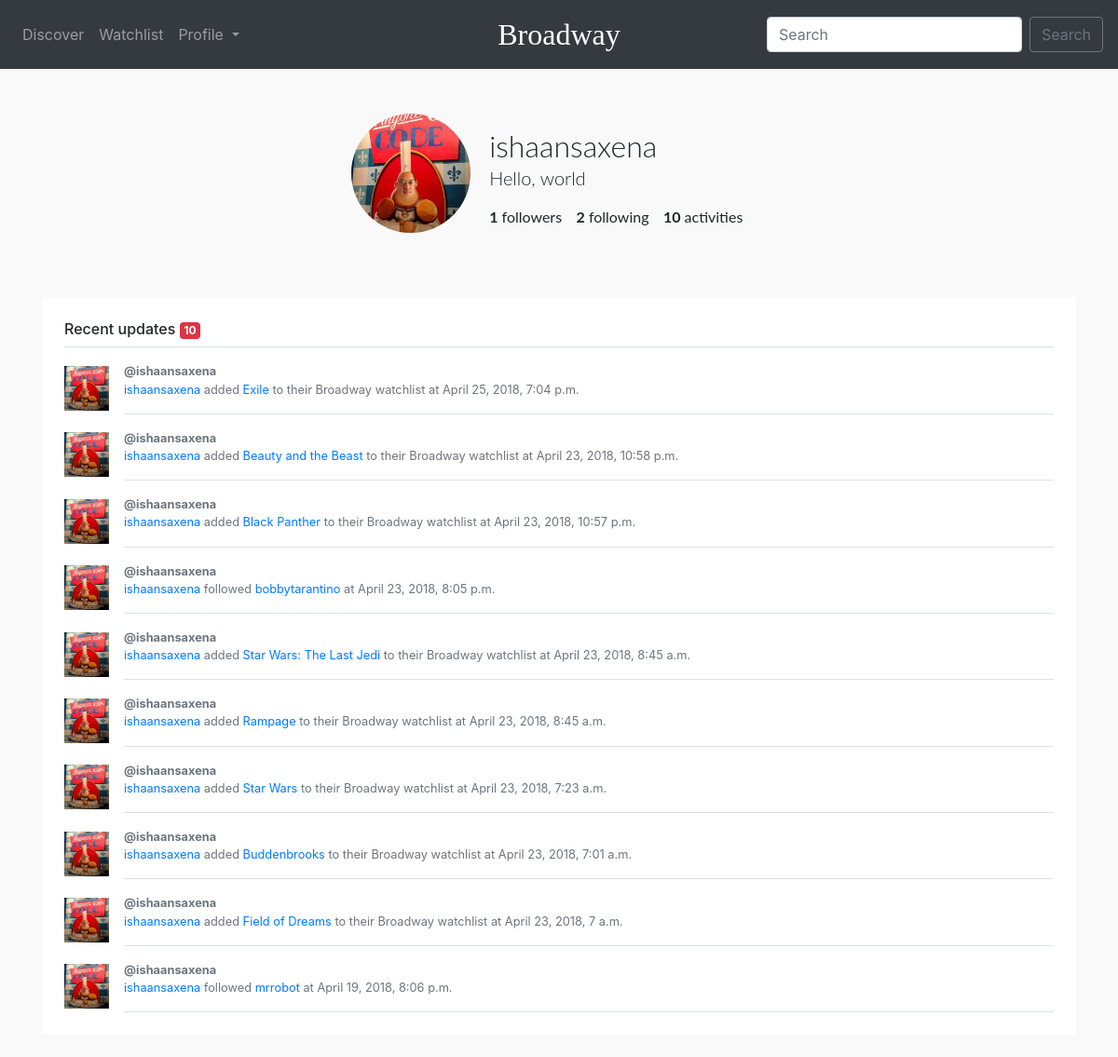
Page /u/ (signed in) on the earlier database version.
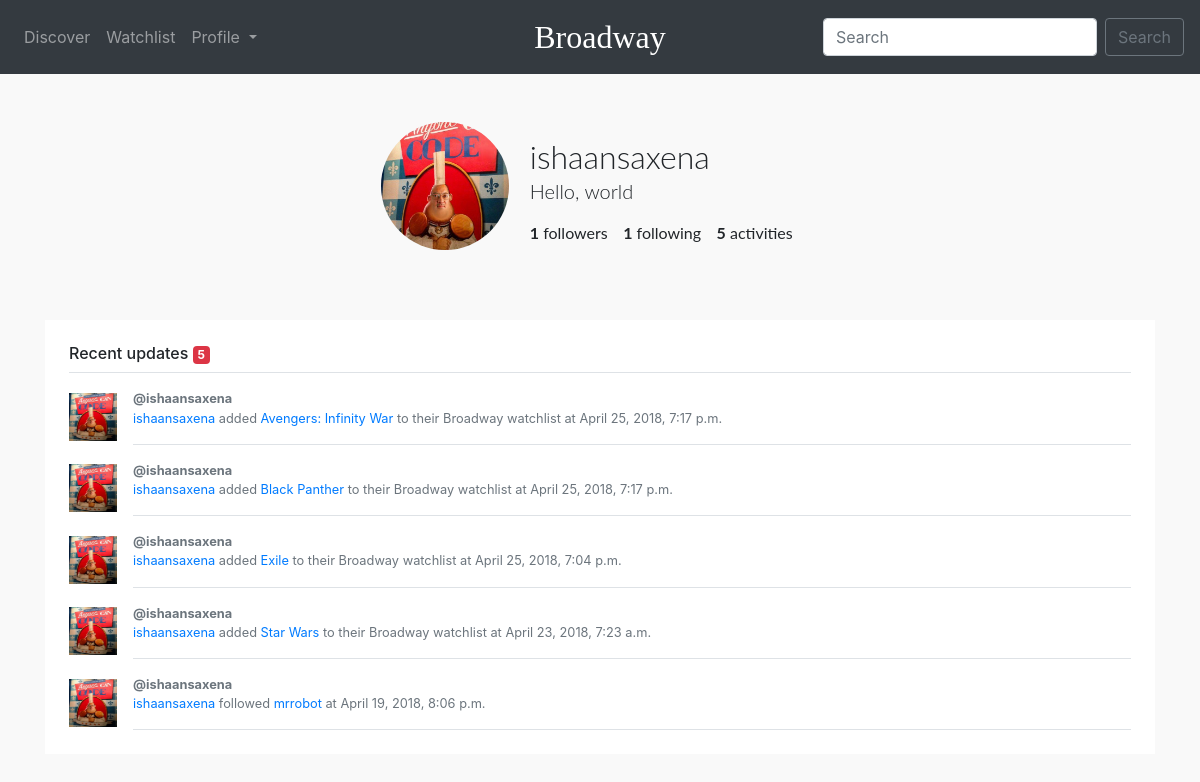
Same page on the later database version.
### user/models.py (models this page shows, shortened)
class Profile(models.Model):
    user = models.OneToOneField(User, on_delete=models.CASCADE)
    bio = models.TextField(max_length=512, blank=True)
    birth_date = models.DateField(null=True, blank=True)
    name = models.CharField(max_length=32, blank=True)
    profile_picture = models.ImageField(
        upload_to='static/assets/user_images/',
        default='static/assets/user_images/default.png',
        blank=True
    )
    created_at = models.DateTimeField(
        auto_now_add=True
    )
    followers = models.IntegerField(default=0)
    following = models.IntegerField(default=0)
    def __str__(self):
        return self.user.username

class Activity(models.Model):
    activity_type = models.CharField(max_length=50)
    main_user = models.ForeignKey(
        Profile,
        on_delete=models.CASCADE,
        related_name="main_user",
        null=True
    )
    movie = models.ForeignKey(
        main.models.Movie,
        on_delete=models.CASCADE,
        related_name="added",
        null=True,
        blank=True
    )
    activity_user = models.ForeignKey(
        Profile,
        on_delete=models.CASCADE,
        related_name="activity_user",
        null=True,
        blank=True
    )
    created_at = models.DateTimeField(
        auto_now_add=True
    )

### main/models.py (models this page shows, shortened)
class Movie(models.Model):
    movie_id = models.IntegerField(null=True)
    title = models.CharField(max_length=100, null=True)
    overview = models.TextField(null=True)
    release_date = models.DateField(null=True)
    poster = models.SlugField(
        blank=True
    )

### user/views.py (the view)
# urls.py: path('', views.profile, name='profile'),
@login_required
def profile(request):
    user_profile = Profile.objects.get(user=request.user)
    activities = Activity.objects.filter(main_user=user_profile).order_by('-created_at')
    context = {
        'profile': user_profile,
        'activities': activities,
    }
    return render(request, 'user/profile.html', context)

### templates/user/profile.html (shortened to what this page needs)
{% extends "base.html" %}
{% load static %}
{% block assets %}
<link rel="stylesheet" href="{% static 'css/profile.css' %}">
{% endblock %}
{% block content %}
    <div class="my-4 p-4 box-shadow profile-outer">
        <div class="profile profile-picture">
            <img src="/{{ profile.profile_picture }}">
        </div>
        <div class="profile profile-data">
            <h1 class="username">{{user.username}}</h1>
            <p class="data-outer">
                {{ profile.bio }}
            </p>
            <p class="data-outer">
                <span class="data"><span class="interactions">{{ profile.followers }}</span> followers</span>
                <span class="data"><span class="interactions">{{ profile.following }}</span> following</span>
                <span class="data"><span class="interactions">{{ activities.count }}</span> activities</span>
            </p>
        </div>
    </div>
    <div class="my-4 p-4 bg-white box-shadow">
        <h6 class="border-bottom border-gray pb-2 mb-0">
            Recent updates
            <span class="badge badge-danger">{{ activities|length }}</span>
        </h6>
        {% for activity in activities %}
            <div class="media text-muted pt-3">
                <img src="/{{ activity.main_user.profile_picture }}" alt="" class="mr-3 align-self-center profile-picture">
                <p class="media-body pb-3 mb-0 small lh-125 border-bottom border-gray">
                    <strong class="d-block text-gray-dark">@{{ activity.main_user }}</strong>
                    {% if activity.movie %}
                        <a href="/u/{{ activity.main_user }}">{{ activity.main_user }}</a>
                        {{ activity.activity_type }}
                        <a href="/m/{{ activity.movie.movie_id }}">{{ activity.movie.title }}</a>
                        to their Broadway watchlist at {{ activity.created_at }}
                    {% else %}
                        <a href="/u/{{ activity.main_user }}">{{ activity.main_user }}</a>
                        {{ activity.activity_type }}
                        <a href="/u/{{ activity.activity_user }}">{% if activity.activity_user.user == request.user %}you{% else %}{{ activity.activity_user }}{% endif %}</a>
                        at {{ activity.created_at }}
                    {% endif %}
                </p>
            </div>
        {% endfor %}
    </div>
{% endblock %}

### templates/base.html (shortened to what this page needs)
{% load static %}
<!DOCTYPE html>
<html lang="en">
    <head>
        <link rel="stylesheet" href="{% static 'css/bootstrap.css' %}">
        <link rel="stylesheet" href="{% static 'css/main.css' %}">
        <link rel="stylesheet" href="https://use.fontawesome.com/releases/v5.0.10/css/all.css">
        {% block assets %}
        {% endblock %}
    </head>
    <body class="{% if not user.is_authenticated %}text-center{% endif %}">
        {% if user.is_authenticated %}
            <nav class="navbar navbar-expand-md navbar-dark bg-dark sticky-top">
                <div class="navbar-collapse collapse w-100 order-1 order-md-0 dual-collapse2">
                    <ul class="navbar-nav">
                        <li class="nav-item ">
                            <a class="nav-link" href="{% url 'discover' %}">Discover</a>
                        </li>
                        <li class="nav-item">
                            <a class="nav-link" href="{% url 'watchlist' %}">Watchlist</a>
                        </li>
                        <li class="nav-item dropdown">
                            <a class="nav-link dropdown-toggle" href="#" id="profileDropdown" data-toggle="dropdown" aria-haspopup="true" aria-expanded="false">
                                Profile
                            </a>
                        </li>
                    </ul>
                </div>
                <div class="mx-auto order-0">
                    <a class="navbar-brand mx-auto" href="{% url 'index' %}">Broadway</a>
                </div>
                <div class="navbar-collapse collapse w-100 order-3 dual-collapse2">
                    <form class="form-inline my-2 my-lg-0">
                        <input class="form-control mr-sm-2 search-field" type="search" placeholder="Search" aria-label="Search">
                        <span class="btn btn-outline-secondary btn-search my-2 my-sm-0">Search</span>
                    </form>
                </div>
            </nav>
        {% endif %}
        <main class="container" role="main">
            {% block content %}
            {% endblock %}
        </main>
    </body>
</html>

### static/css/main.css (style rules this page uses)
html { -moz-osx-font-smoothing:grayscale;-webkit-font-smoothing:antialiased;text-rendering:optimizeLegibility;-webkit-font-feature-settings:"kern";-moz-font-feature-settings:"kern";font-feature-settings:"kern";-webkit-perspective:1000 }
body { background:#F9F9F9 }
.navbar-brand { font-family:"Playfair Display";font-weight:100;font-size:2rem }

### static/css/profile.css (style rules this page uses)
.profile-outer { text-align: center; vertical-align: middle; }
.profile { display: inline-table; vertical-align: top; height: auto; position: relative; }
.profile.profile-picture img { -o-object-fit: cover; object-fit: cover; height: 8rem; width: 8rem; display: block; position: relative; border-radius: 50%; }
.profile.profile-data { margin: 1rem; font-family: "Lato", sans-serif; text-align: left; }
.profile.profile-data .username { margin: 0; padding: 0; font-weight: 300; font-size: 2rem; }
.profile.profile-data .data-outer { margin: 0 0 10px 0; font-weight: 300; font-size: 1.25rem; }
.profile.profile-data .data { margin: 0 10px 0 0; font-weight: 400; font-size: 1rem; }
.profile.profile-data .data .interactions { font-weight: bolder; }
.profile-picture { width: 3rem; height: 3rem; }

Differences in the rows shown:
removed Activity: main_user.profile_picture (picture), main_user "ishaansaxena", activity_type "added", movie "Beauty and the Beast", created_at "April 23, 2018, 10:58 p.m."
removed Activity: main_user.profile_picture (picture), main_user "ishaansaxena", activity_type "added", movie "Black Panther", created_at "April 23, 2018, 10:57 p.m."
removed Activity: main_user.profile_picture (picture), main_user "ishaansaxena", activity_type "followed", activity_user "bobbytarantino", created_at "April 23, 2018, 8:05 p.m."
removed Activity: main_user.profile_picture (picture), main_user "ishaansaxena", activity_type "added", movie "Star Wars: The Last Jedi", created_at "April 23, 2018, 8:45 a.m."
removed Activity: main_user.profile_picture (picture), main_user "ishaansaxena", activity_type "added", movie "Rampage", created_at "April 23, 2018, 8:45 a.m."
removed Activity: main_user.profile_picture (picture), main_user "ishaansaxena", activity_type "added", movie "Buddenbrooks", created_at "April 23, 2018, 7:01 a.m."
removed Activity: main_user.profile_picture (picture), main_user "ishaansaxena", activity_type "added", movie "Field of Dreams", created_at "April 23, 2018, 7 a.m."
changed Profile "Hello, world": following "2" → "1"
added Activity: main_user.profile_picture (picture), main_user "ishaansaxena", activity_type "added", movie "Avengers: Infinity War", created_at "April 25, 2018, 7:17 p.m."
added Activity: main_user.profile_picture (picture), main_user "ishaansaxena", activity_type "added", movie "Black Panther", created_at "April 25, 2018, 7:17 p.m."
Other differences:
{{ activities.count }}: "10" → "5"
{{ activities|length }}: "10" → "5"
